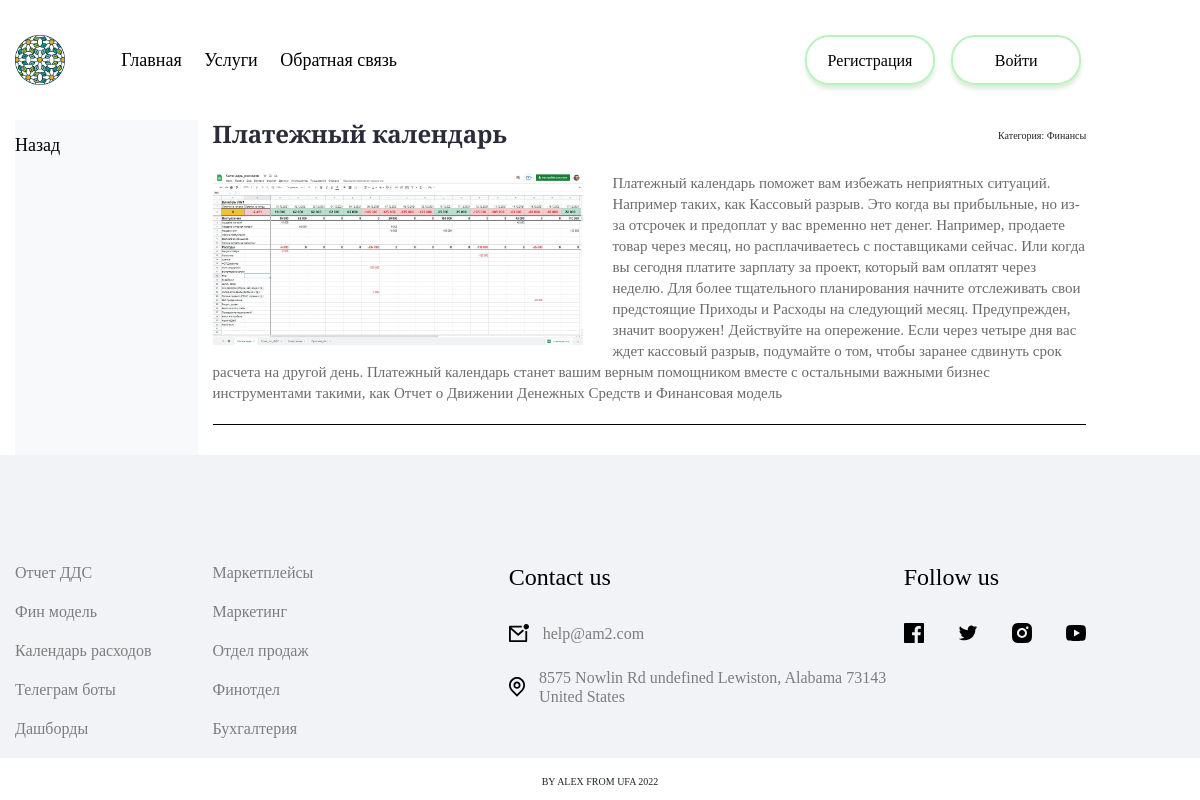
/post/platezhnyj-kalendar/, run on the app's committed database.
### algoritm/models.py (models this page shows, shortened)
class Boards(models.Model):
    title = models.CharField(max_length=255, verbose_name='Заголовок')
    slug = models.SlugField(max_length=255, unique=True, db_index=True, verbose_name='URL')
    content = models.TextField(blank=True, verbose_name='Текст статьи')
    photo = models.ImageField(upload_to='photos/%Y/%m/%d/', verbose_name='Фото')
    time_create = models.DateTimeField(auto_now_add=True, verbose_name='Время создания')
    time_update = models.DateTimeField(auto_now=True, verbose_name='Время изменения')
    is_published = models.BooleanField(default=True, verbose_name='Публикация')
    cat = models.ForeignKey('Category', on_delete=models.PROTECT, verbose_name='Категория')
    def __str__(self):
        return self.title
    class Meta:
        verbose_name = 'Наши услуги'
        verbose_name_plural = 'Наши услуги'
        ordering = ['pk']

class Category(models.Model):
    name = models.CharField(max_length=100, db_index=True, verbose_name='Категория')
    slug = models.SlugField(max_length=255, unique=True, db_index=True, verbose_name='URL')
    time_create = models.DateTimeField(auto_now_add=True, verbose_name='Время создания')
    def __str__(self):
        return self.name
    class Meta:
        verbose_name = "Категория"
        verbose_name_plural = "Категории"
        ordering = ['pk']

### algoritm/views.py (the view)
# urls.py: path('post/<slug:post_slug>/', ShowPost.as_view(), name='post'),
class ShowPost(DataMixin, DetailView):
    model = Boards
    template_name = 'algoritm/post.html'
    slug_url_kwarg = 'post_slug'
    context_object_name = 'post'
    def get_context_data(self, **kwargs):
        context = super().get_context_data(**kwargs)
        c_def = self.get_user_context(title=context['post'])
        return dict(list(context.items()) + list(c_def.items()))

### algoritm/utils.py (called while the page is built)
    def get_user_context(self, **kwargs):
        context = kwargs
        cats = Category.objects.all()  #Category.objects.annotate(Count('boards'))  [{'cat_id': 1, 'id__count': 9},]
        user_menu = menu.copy()
        formsList = forms.copy()
        if not self.request.user.is_authenticated:
            user_menu.pop(2)
        if self.request.user.id != 1:
            formsList.pop(0)
        context['menu'] = user_menu
        context['cats'] = cats
        context['formsList'] = formsList
        if 'cat_selected' not in context:
            context['cat_selected'] = 0
        return context

### algoritm/templates/algoritm/post.html
{% extends 'algoritm/base.html' %}
{% load algoritm_tags %}
{% block content%}
<section class="container content__block">
        <div class="row">
            <div class="col-md-2 col-sm-4 m-10">
                <nav class ="bg-light menu-vertical mb-5 h-100">
                    <ul class ="nav navbar-nav">
                            <li class="mb-4 mt-4"><a class ="menu__link_verical" href="{% url 'products' %}">Назад</a></li>
                    </ul>
                </nav>
            </div>
            <div class="col-9">
                <div class="container post__area">
                    <div class="d-flex flex-row title__row">
                        <h2 class="content__title">{{ post.title }}</h2>
                        <p>Категория: {{ post.cat}}</p>
                    </div>
                    <div class ="container">
                        {%if post.photo %}
                            <img class="image_full_size img-responsive" src="{{ post.photo.url }}">
                        {% else %}
                            <img class="image_full_size img-responsive" src="../../static/algoritm/images/dashboard.jpg">
                        {% endif %}
                        <p class="content__block-text"> {{ post.content }}  </p>
                    </div>
                </div>
            </div>
        </div>
    </section>
{% endblock content%}

### algoritm/static/algoritm/css/style.css (style rules this page uses)
@media screen and (min-width: 1200px) { .container { max-width: 1170px; padding: 0; } }

### algoritm/static/algoritm/css/main.css (style rules this page uses)
:root { font-size: 10px; }
body { margin: 0; font-family: 'Playfair Display'; box-sizing: border-box; overflow-x: hidden; }

### algoritm/static/algoritm/css/products.css (style rules this page uses)
.content__block { margin-top: 12rem; }
.menu__link_verical { text-decoration: none; font-style: normal; font-weight: 400; font-size: 1.8rem; line-height: 2.1rem; color: #000000; white-space: nowrap; }
.post__area { text-decoration: none; list-style: none; margin-bottom: 3rem; border-bottom: .1rem solid black; }
.title__row { justify-content: space-between; align-items: end; }
.content__title { font-weight: 700; font-size: 2.4rem; line-height: 2.8rem; color: #2B2B3A; text-decoration: none; }
.image_full_size { max-width: 40rem; max-height: 40rem; float: left; padding: 0 3rem 1rem 0; }
.content__block-text { min-height: 20rem; font-weight: normal; font-size: 1.5rem; line-height: 2.1rem; color: #6B6B6B; margin: 2rem 0 0 0; padding-bottom: 2rem; }

### data on the page
Boards: title "Платежный календарь", cat "Финансы", photo (picture), content "Платежный календарь поможет вам избежать неприятных ситуаций. Например таких, как Кассовый разрыв. Это когда вы прибыльные, но из-за отсрочек и предоплат у вас временно нет денег. Например, продаете товар через месяц, но расплачиваетесь с поставщиками сейчас. Или когда вы сегодня платите зарплату за проект, который вам оплатят через неделю. Для более тщательного планирования начните отслеживать свои предстоящие Приходы и Расходы на следующий месяц. Предупрежден, значит вооружен! Действуйте на опережение. Если через четыре дня вас ждет кассовый разрыв, подумайте о том, чтобы заранее сдвинуть срок расчета на другой день. Платежный календарь станет вашим верным помощником вместе с остальными…"

### other printed values
{{ m.title }} "Главная" "Услуги" "Обратная связь"
